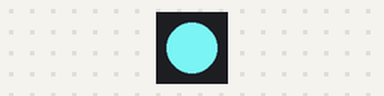
Simulated run of this program. Board: ESP32 board running MicroPython. Parts: 1 RGB LEDs in strip order, left to right.

Above: at 0.15 s.
At 1.35 s:
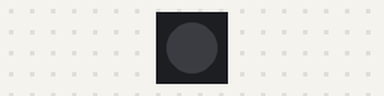
At 2.55 s:
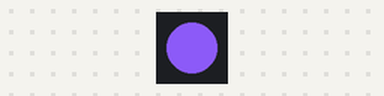
Timing chart, 0 to 3.0 s (numbered marks = the images above):
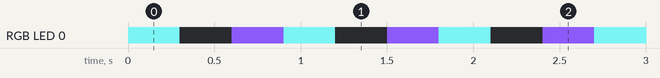

Measured:
- by itself, RGB LED 0: repeats every 0.90 s: off 0.30 s, RGB(130, 84, 230) 0.30 s, RGB(110, 220, 220) 0.30 s
- by itself, everything shown: repeats every 0.90 s, in 3 steps

The program:

main.py
```python
#from machine import Pin
#from time import sleep

#btn = Pin(0, Pin.IN, Pin.PULL_UP)

#while TRUE:
 #   sleep(.4)
  #  print(btn.value())

# from machine import Pin
# from neopixel import NeoPixel
# import time

# pin = Pin(38, Pin.OUT)   # set GPIO48  to output to drive NeoPixel
# neo = NeoPixel(pin, 1)   # create NeoPixel driver on GPIO48 for 1 pixel
# neo[0] = (255, 0, 0) # set the first pixel to white
# time.sleep(.2)
# neo.write()              # write data to all pixels

from machine import Pin
from neopixel import NeoPixel
import time

pin = Pin(48, Pin.OUT)   # Set GPIO48 to output for NeoPixel
neo = NeoPixel(pin, 1)   # Create NeoPixel driver on GPIO48 for 1 pixel

colors = [(110, 220, 220),   # Red
          (0, 0, 0),   # Green
          (130, 340, 230)]   # Blue

while True:
    for color in colors:
        neo[0] = color  # Set the pixel to the current color
        neo.write()      # Write data to the NeoPixel
        time.sleep(0.3)  # Wait for 0.5 seconds before changing color
```
